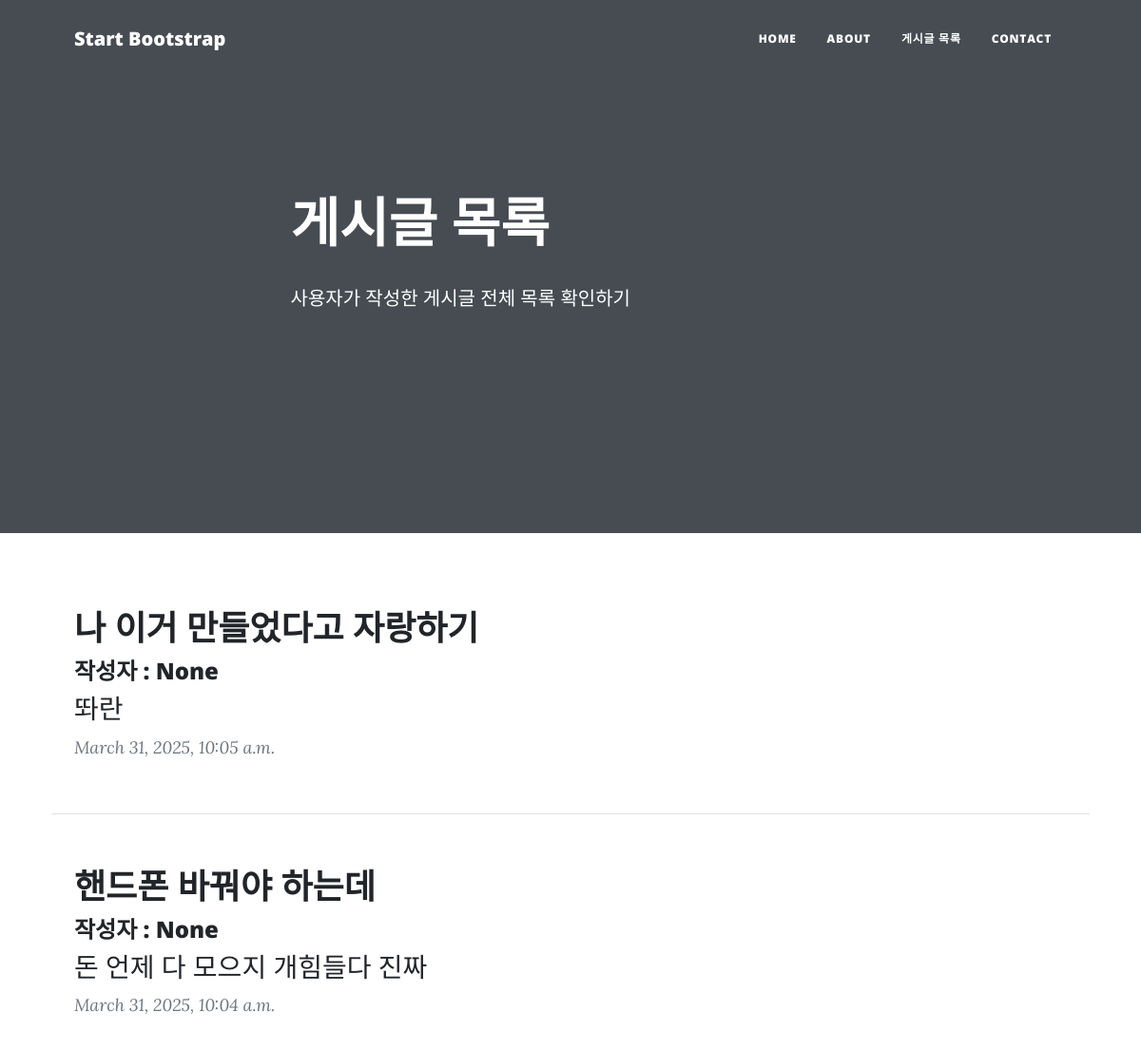
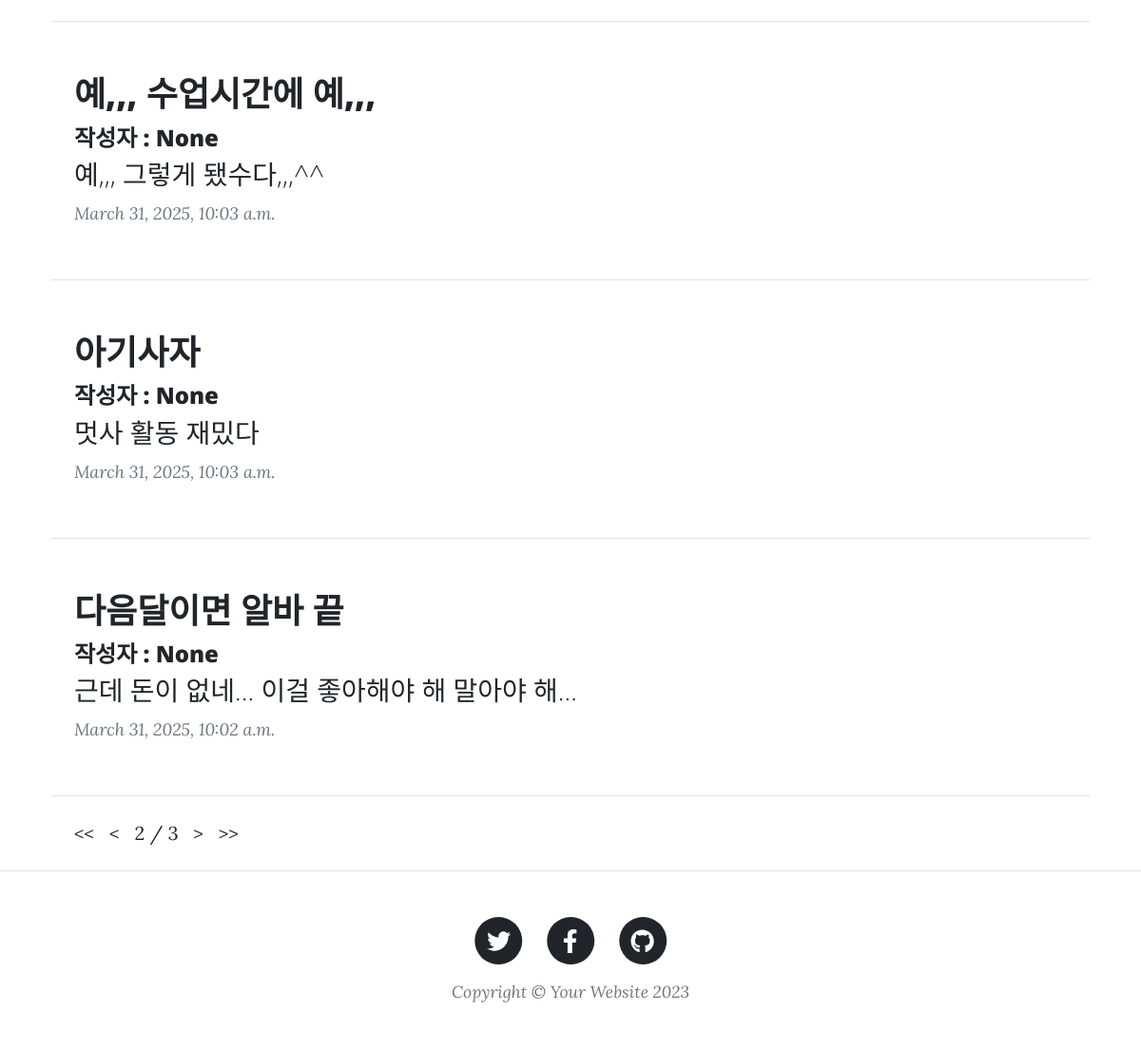
The page /posts/post_list/?page=2 on the database its author committed (2 pictures, top to bottom).
### blog/models.py (models this page shows, shortened)
class Post(models.Model):
    title = models.CharField(verbose_name = "제목", max_length = 128)
    body = models.TextField(verbose_name = "내용", default = "")
    created_at = models.DateTimeField(verbose_name = "작성일", auto_now_add = True)
    photo = models.ImageField(verbose_name = "이미지", blank = True, null = True, upload_to = 'blog_photo')
    author = models.ForeignKey(User, on_delete=models.CASCADE, null = True)

### posts/views.py (the view)
# urls.py: path("post_list/", views.post_list, name = "post_list"),
def post_list(request):
    posts = Post.objects.all().order_by('-created_at')
    my_paginator = Paginator(posts, 5)
    page_num = request.GET.get('page')
    posts = my_paginator.get_page(page_num)
    return render(request, "post_list.html", {"posts" : posts})

### posts/templates/post_list.html (shortened to what this page needs)
{% load static %}
<!DOCTYPE html>
<html lang="en">
  <head>
    <link href="{% static 'css/styles.css' %}" rel="stylesheet" />
  </head>
  <body>
    <nav class="navbar navbar-expand-lg navbar-light" id="mainNav">
      <div class="container px-4 px-lg-5">
        <a class="navbar-brand" href="">Start Bootstrap</a>
        <div class="collapse navbar-collapse" id="navbarResponsive">
          <ul class="navbar-nav ms-auto py-4 py-lg-0">
            <li class="nav-item">
              <a class="nav-link px-lg-3 py-3 py-lg-4" href="{%url 'home' %}"
                >Home</a
              >
            </li>
            <li class="nav-item">
              <a class="nav-link px-lg-3 py-3 py-lg-4" href="about.html"
                >About</a
              >
            </li>
            <li class="nav-item">
              <a class="nav-link px-lg-3 py-3 py-lg-4" href="{% url 'post_list' %}">게시글 목록</a>
            </li>
            <li class="nav-item">
              <a class="nav-link px-lg-3 py-3 py-lg-4" href="contact.html"
                >Contact</a
              >
            </li>
          </ul>
        </div>
      </div>
    </nav>
    <header class="masthead">
      <div class="container position-relative px-4 px-lg-5">
        <div class="row gx-4 gx-lg-5 justify-content-center">
          <div class="col-md-10 col-lg-8 col-xl-7">
            <div class="post-heading">
              <h1>게시글 목록</h1>
              <p>사용자가 작성한 게시글 전체 목록 확인하기</p>
            </div>
          </div>
        </div>
      </div>
    </header>
    <article class="mb-4">
      <div class="container px-4 px-lg-5">
        <div class="row gx-4 gx-lg-5 justify-content-center">
           {% for post in posts %}
          <div class="post-preview">
            <a href="{% url 'post_detail' post.id %}">
              <h2 class="post-title">{{post.title}}</h2>
              <h4 class="post-author">작성자 : {{post.author}}</h4>
              <h3 class="post-subtitle">{{post.body}}</h3>
            </a>
            <p class="post-meta">{{post.created_at}}</p>
          </div>
          <hr class="my-4" />
          {% endfor %}
          <div>
            {% if posts.has_previous %}
            <a href="?page=1"> &lt;&lt; &nbsp; </a>
            <a href="?page={{ posts.previous_page_number }}"> &lt; &nbsp; </a>
            {% endif %}
            <span> {{ posts.number }} </span>
            <span> / </span>
            <span> {{ posts.paginator.num_pages }} </span>
            {% if posts.has_next %}
            <a href="?page={{ posts.next_page_number }}"> &nbsp; &gt; </a>
            <a href="?page={{ posts.paginator.num_pages }}"> &nbsp; &gt;&gt; </a>
            {% endif %}
        </div>
        </div>
      </div>
    </article>
    <footer class="border-top">
      <div class="container px-4 px-lg-5">
        <div class="row gx-4 gx-lg-5 justify-content-center">
          <div class="col-md-10 col-lg-8 col-xl-7">
            <ul class="list-inline text-center">
              <li class="list-inline-item">
                <a href="#!">
                  <span class="fa-stack fa-lg">
                    <i class="fas fa-circle fa-stack-2x"></i>
                    <i class="fab fa-twitter fa-stack-1x fa-inverse"></i>
                  </span>
                </a>
              </li>
              <li class="list-inline-item">
                <a href="#!">
                  <span class="fa-stack fa-lg">
                    <i class="fas fa-circle fa-stack-2x"></i>
                    <i class="fab fa-facebook-f fa-stack-1x fa-inverse"></i>
                  </span>
                </a>
              </li>
              <li class="list-inline-item">
                <a href="#!">
                  <span class="fa-stack fa-lg">
                    <i class="fas fa-circle fa-stack-2x"></i>
                    <i class="fab fa-github fa-stack-1x fa-inverse"></i>
                  </span>
                </a>
              </li>
            </ul>
            <div class="small text-center text-muted fst-italic">
              Copyright &copy; Your Website 2023
            </div>
          </div>
        </div>
      </div>
    </footer>
  </body>
</html>

### rows shown on the page
Post: title "나 이거 만들었다고 자랑하기", author "None", body "똬란", created_at "March 31, 2025, 10:05 a.m."
Post: title "핸드폰 바꿔야 하는데", author "None", body "돈 언제 다 모으지 개힘들다 진짜", created_at "March 31, 2025, 10:04 a.m."
Post: title "예,,, 수업시간에 예,,,", author "None", body "예,,, 그렇게 됐수다,,,^^", created_at "March 31, 2025, 10:03 a.m."
Post: title "아기사자", author "None", body "멋사 활동 재밌다", created_at "March 31, 2025, 10:03 a.m."
Post: title "다음달이면 알바 끝", author "None", body "근데 돈이 없네... 이걸 좋아해야 해 말아야 해...", created_at "March 31, 2025, 10:02 a.m."

### other values the page prints
{{ posts.number }} "2"
{{ posts.paginator.num_pages }} "3"
